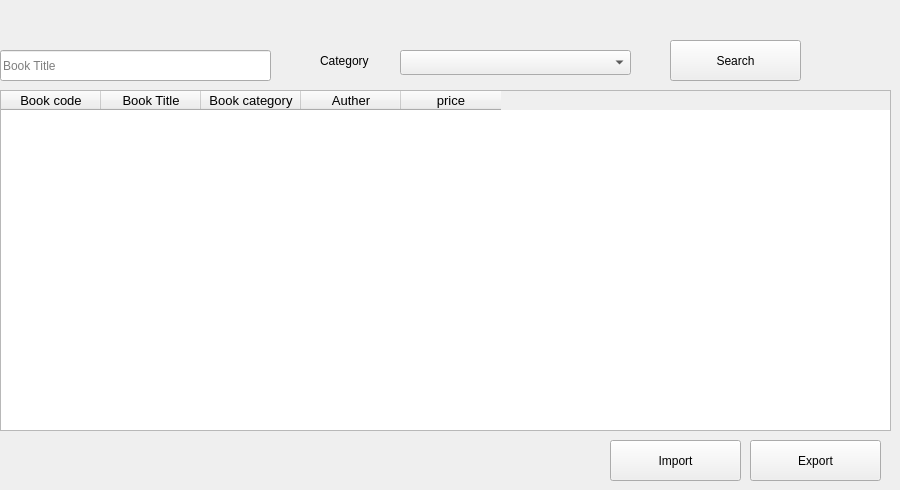
      <widget class="QWidget" name="tab_8">
       <attribute name="title">
        <string>All Books</string>
       </attribute>
       <widget class="QTableWidget" name="tableWidget_2">
        <property name="geometry">
         <rect>
          <x>0</x>
          <y>90</y>
          <width>891</width>
          <height>341</height>
         </rect>
        </property>
        <column>
         <property name="text">
          <string>Book code</string>
         </property>
         <property name="font">
          <font>
           <pointsize>10</pointsize>
          </font>
         </property>
        </column>
        <column>
         <property name="text">
          <string>Book Title</string>
         </property>
         <property name="font">
          <font>
           <pointsize>10</pointsize>
          </font>
         </property>
        </column>
        <column>
         <property name="text">
          <string>Book category</string>
         </property>
         <property name="font">
          <font>
           <pointsize>10</pointsize>
          </font>
         </property>
        </column>
        <column>
         <property name="text">
          <string>Auther</string>
         </property>
         <property name="font">
          <font>
           <pointsize>10</pointsize>
          </font>
         </property>
        </column>
        <column>
         <property name="text">
          <string>price</string>
         </property>
         <property name="font">
          <font>
           <pointsize>10</pointsize>
          </font>
         </property>
        </column>
       </widget>
       <widget class="QLineEdit" name="lineEdit_2">
        <property name="geometry">
         <rect>
          <x>0</x>
          <y>50</y>
          <width>271</width>
          <height>31</height>
         </rect>
        </property>
        <property name="placeholderText">
         <string>Book Title</string>
        </property>
       </widget>
       <widget class="QPushButton" name="pushButton_9">
        <property name="geometry">
         <rect>
          <x>670</x>
          <y>40</y>
          <width>131</width>
          <height>41</height>
         </rect>
        </property>
        <property name="text">
         <string>Search</string>
        </property>
       </widget>
       <widget class="QComboBox" name="comboBox_2">
        <property name="geometry">
         <rect>
          <x>400</x>
          <y>50</y>
          <width>231</width>
          <height>25</height>
         </rect>
        </property>
       </widget>
       <widget class="QLabel" name="label">
        <property name="geometry">
         <rect>
          <x>320</x>
          <y>50</y>
          <width>67</width>
          <height>21</height>
         </rect>
        </property>
        <property name="text">
         <string>Category</string>
        </property>
       </widget>
       <widget class="QPushButton" name="pushButton_34">
        <property name="geometry">
         <rect>
          <x>750</x>
          <y>440</y>
          <width>131</width>
          <height>41</height>
         </rect>
        </property>
        <property name="text">
         <string>Export</string>
        </property>
       </widget>
       <widget class="QPushButton" name="pushButton_35">
        <property name="geometry">
         <rect>
          <x>610</x>
          <y>440</y>
          <width>131</width>
          <height>41</height>
         </rect>
        </property>
        <property name="text">
         <string>Import</string>
        </property>
       </widget>
      </widget>
